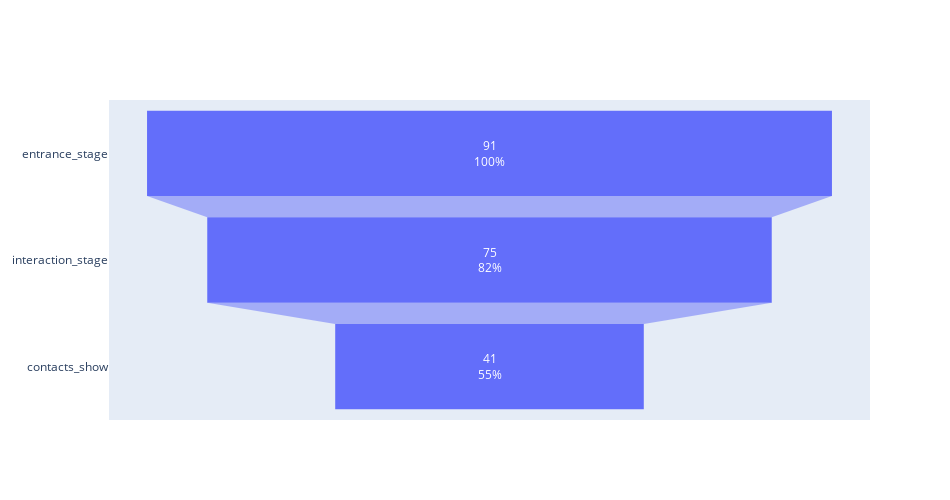

Notebook cell for this chart:
### Code cell
# graficamos el embudo para el cluster 0
fig = go.Figure()

fig.add_trace(
    go.Funnel(
        name="Cluster 0",
        y=["entrance_stage", "interaction_stage", "contacts_show"],
        x=[
            entrance_stage_nusers_c0,
            interaction_stage_nusers_c0,
            contacts_show_nusers_c0,
        ],
        textinfo="value+percent previous",
    )
)


fig.update_layout(legend=dict(x=0.85, y=0.05), width=950, height=500)
fig.show()

### Figure 1 — Plotly figure (JSON) as saved in the notebook; plotly's stock layout.template omitted (floating-point values rounded to 4 significant figures)
{"data": [{"name": "Cluster 0", "textinfo": "value+percent previous", "type": "funnel", "x": [91, 75, 41], "y": ["entrance_stage", "interaction_stage", "contacts_show"]}], "layout": {"height": 500, "legend": {"x": 0.85, "y": 0.05}, "width": 950}}
